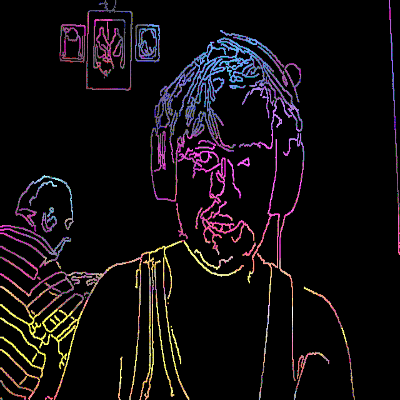
#> input picture openCV_projects/colorful_camera_filter/example2.png, 400 x 400 px, given in place of the camera
$ jupyter execute --allow-errors colorful_camera_filter.ipynb
#> lines starting #> are read from the running program, lines starting #| are printed output that depends on the picture; after the words box and inside, x2 and y2 are one past the last pixel; in counts of white or black regions, pixels touching at a corner belong together
#> further down, frame is the input picture: shape (400, 400, 3); mean B, G, R 15.5, 12.9, 17
[cell 1]
import cv2
import numpy as np

#Function which generates each frame of image input
def make_it_cool(image, colorful_img):

    # mask will be used for brightening colorful image
    mask_for_brightnes = np.ones((400,400,3), dtype ="uint8") * 80
    # kernel will be used for eroding camera's image
    kernel_for_erosion = np.ones((2,2), np.uint8)

    # at first we are creating edgy binary image
    image_gray = cv2.cvtColor(image, cv2.COLOR_BGR2GRAY)
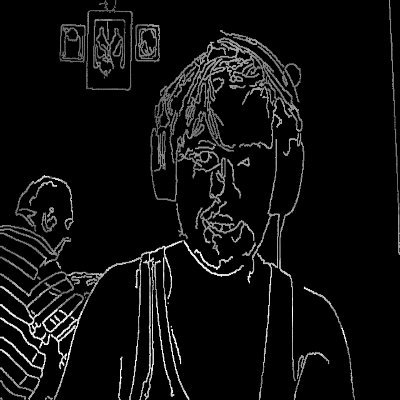
#> image_gray: shape (400, 400); min 0, max 255, mean 14.4
    image_gray_blured = cv2.GaussianBlur(image_gray, (5,5), 0)
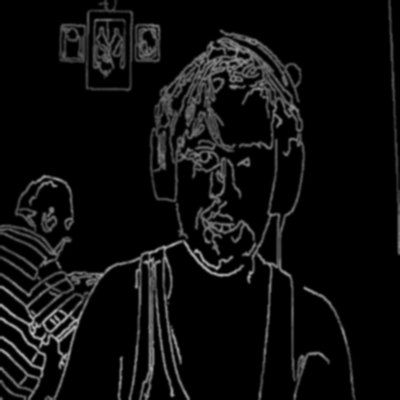
#> image_gray_blured: shape (400, 400); min 0, max 190, mean 14.4
    canny_edges = cv2.Canny(image_gray_blured, 15,70)
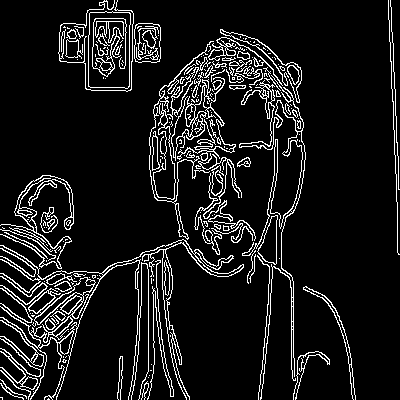
#> canny_edges: shape (400, 400); 9.7% white in thin lines or dots
    ret, edged_image = cv2.threshold(canny_edges, 44, 255, cv2.THRESH_BINARY_INV)
#> edged_image: shape (400, 400); 90.3% white; black in thin lines or dots


    edged_image = cv2.erode(edged_image, kernel_for_erosion, iterations = 1)
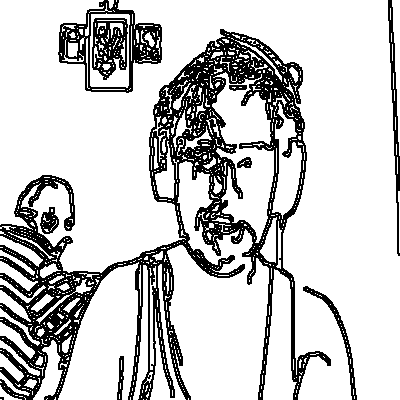
#> edged_image: shape (400, 400); 79.4% white; 10 black regions (1 under 20 px), largest, box (x1, y1, x2, y2) and area: (0, 29, 331, 400) 26893, (58, 0, 162, 93) 2536, (92, 18, 128, 80) 1321
    # must to do, in order to make edges 'colorful'
    edged_image = cv2.bitwise_not(edged_image)
    # converting back to bgr because bitwise operation needs both images to be same size (specially for 3rd dimension)
    edged_image = cv2.cvtColor(edged_image, cv2.COLOR_GRAY2BGR)

    image = cv2.resize(edged_image, (400,400))
    colorful_img = cv2.resize(colorful_img, (400,400))

    #brithening colorful image, just for better overall experience
    colorful_img = cv2.add(colorful_img,mask_for_brightnes)

    cool_image = cv2.bitwise_and(image, colorful_img)

    return cool_image


cap = cv2.VideoCapture(0)
colorful_img = cv2.imread('colorful.jpg',cv2.IMREAD_COLOR)

#> (the rest of this cell did not finish here and is left out)
